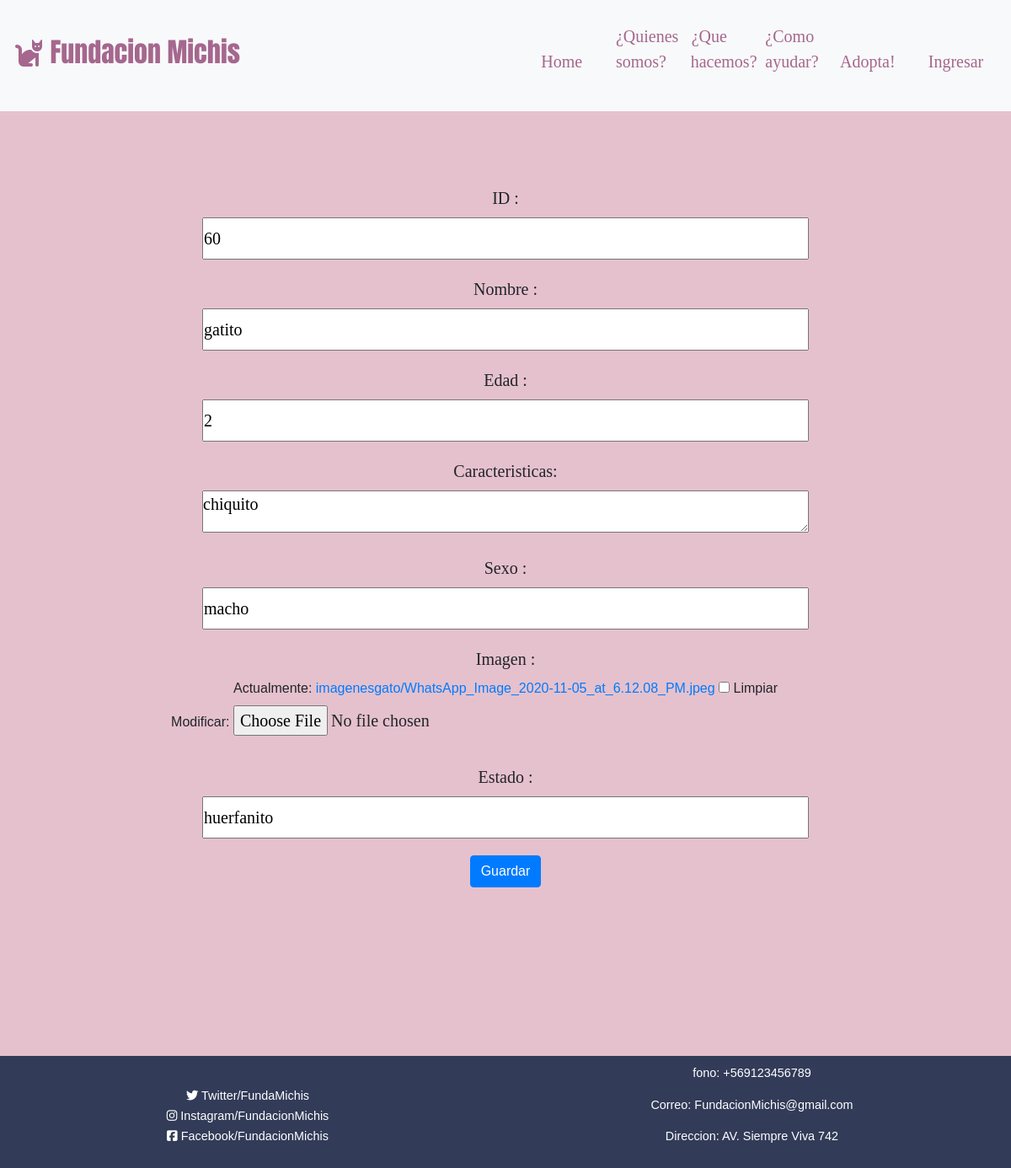
The app's page /gatitos/60/update/ with its own data.
### gatos/models.py (models this page shows, shortened)
class Gatitos(models.Model):
    id=models.IntegerField(primary_key=True, help_text='Ingrese ID del gato')
    nombre=models.CharField(max_length=50,help_text='Ingrese nombre del gato')
    edad=models.IntegerField(help_text='Ingrese edad del gato')
    carac=models.TextField(max_length=1000, help_text='Ingrese caracteristicas del gato')
    sexo=models.CharField(max_length=50,help_text='Ingrese sexo del gato')
    imagen=models.ImageField(upload_to='imagenesgato/',null=True,blank=True)
    estado=models.CharField(max_length=50, help_text='Adoptado o huerfanito')
    class Meta:
        ordering=['nombre']

### gatos/views.py (the view)
# urls.py: path('gatitos/<int:pk>/update/', views.GatitosUpdate.as_view(), name='gatitos_update'),
class GatitosUpdate(UpdateView):
    model = Gatitos
    fields = '__all__'
    template_name_suffix = '_update_form'

### gatos/templates/gatos/gatitos_update_form.html
{% extends "basegeneric.html" %}
{% block content %}
    <form method="POST" class="post-form">{% csrf_token %}
        <div class="label">
            <td > <label class="label"> ID : </label> </td>
        </div>
        <div class="caja">
            {{ form.id }}
        </div>
        <div class="label">
            <td > <label class="label"> Nombre : </label> </td>
        </div>
        <div class="caja">
            {{ form.nombre }}
        </div>
        <div class="label">
            <td > <label class="label"> Edad : </label> </td>
        </div>
        <div class="caja">
            {{ form.edad }}
        </div>
        <div class="label">
            <td > <label class="label"> Caracteristicas: </label> </td>
        </div>
        <div class="caja">
            {{ form.carac }}
        </div>
        <div class="label">
            <td > <label class="label"> Sexo : </label> </td>
        </div>
        <div class="caja">
            {{ form.sexo }}
        </div>
        <div class="label">
            <td > <label class="label"> Imagen : </label> </td>
        </div>
        <div class="caja">
            {{ form.imagen }}
        </div>
            <div class="label">
                <td > <label class="label"> Estado : </label> </td>
            </div>
            <div class="caja">
                {{ form.estado }}
            </div>
        <div class="boton1">
            <button type="submit" class="save btn btn-primary btn-xl">Guardar</button>
        </div>
    </form>
{% endblock %}

### gatos/static/CSS/miestilo.css (style rules this page uses)
* { margin:0; padding:0; font-family: Arial, Helvetica, sans-serif; }
.label { padding-top: 10px; font-family: 'Bree Serif', serif; font-size: 20px; }
.boton1 { padding-top: 20px; }
#id_username, #id_password, #id_rut, #id_nom, #id_fono, #id_correo, #id_dire, #id_idgatos, #id_id,#id_nombre,#id_edad,#id_carac,#id_sexo,#id_imagen,#id_estado { width: 80%; height: 50px; font-size: 20px; font-family: 'Bree Serif', serif; }
@media (min-width:1000px) and (max-width:1440px) { #id_username, #id_password, #id_rut, #id_nom, #id_fono, #id_correo, #id_dire, #id_idgatos, #id_id,#id_nombre,#id_edad,#id_carac,#id_sexo,#id_imagen,#id_estado { width: 60%; } }

### records on screen
Gatitos: id "60", nombre "gatito", edad "2", carac "chiquito", sexo "macho", estado "huerfanito"
